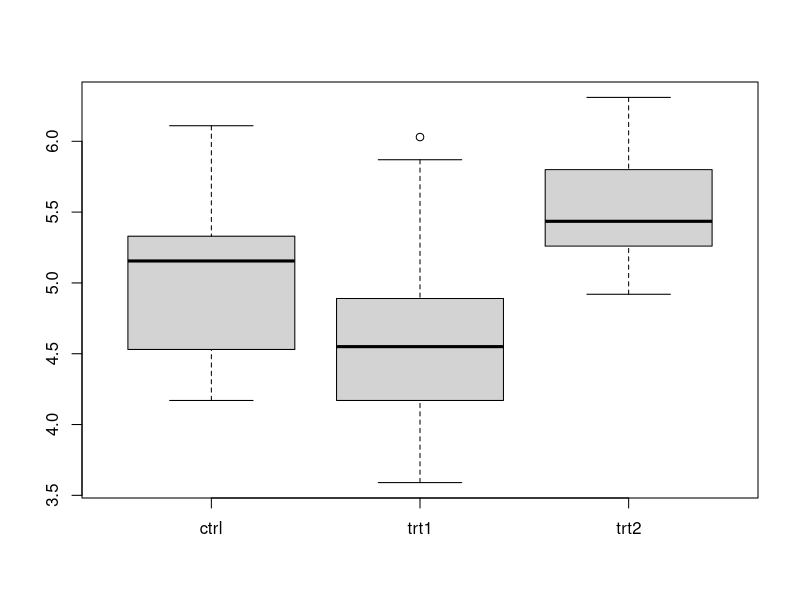

The R source for this figure:
## ---- chunk 1
library(knitr)
opts_chunk$set(fig.align="center", fig.height=4, fig.width=4)
## ---- chunk 2
head(PlantGrowth)
plants <- unstack(PlantGrowth)
head(plants)
## ---- chunk 3
boxplot(plants)
## ---- chunk 4
# R code goes here.
## ---- chunk 5
head(cars)
## ---- chunk 6
# R code goes here.
## ---- chunk 7
data(cabbages, package = "MASS") # make the dataset available
head(cabbages)
## ---- chunk 8
# R code goes here.
## ---- chunk 9
# R code goes here.
